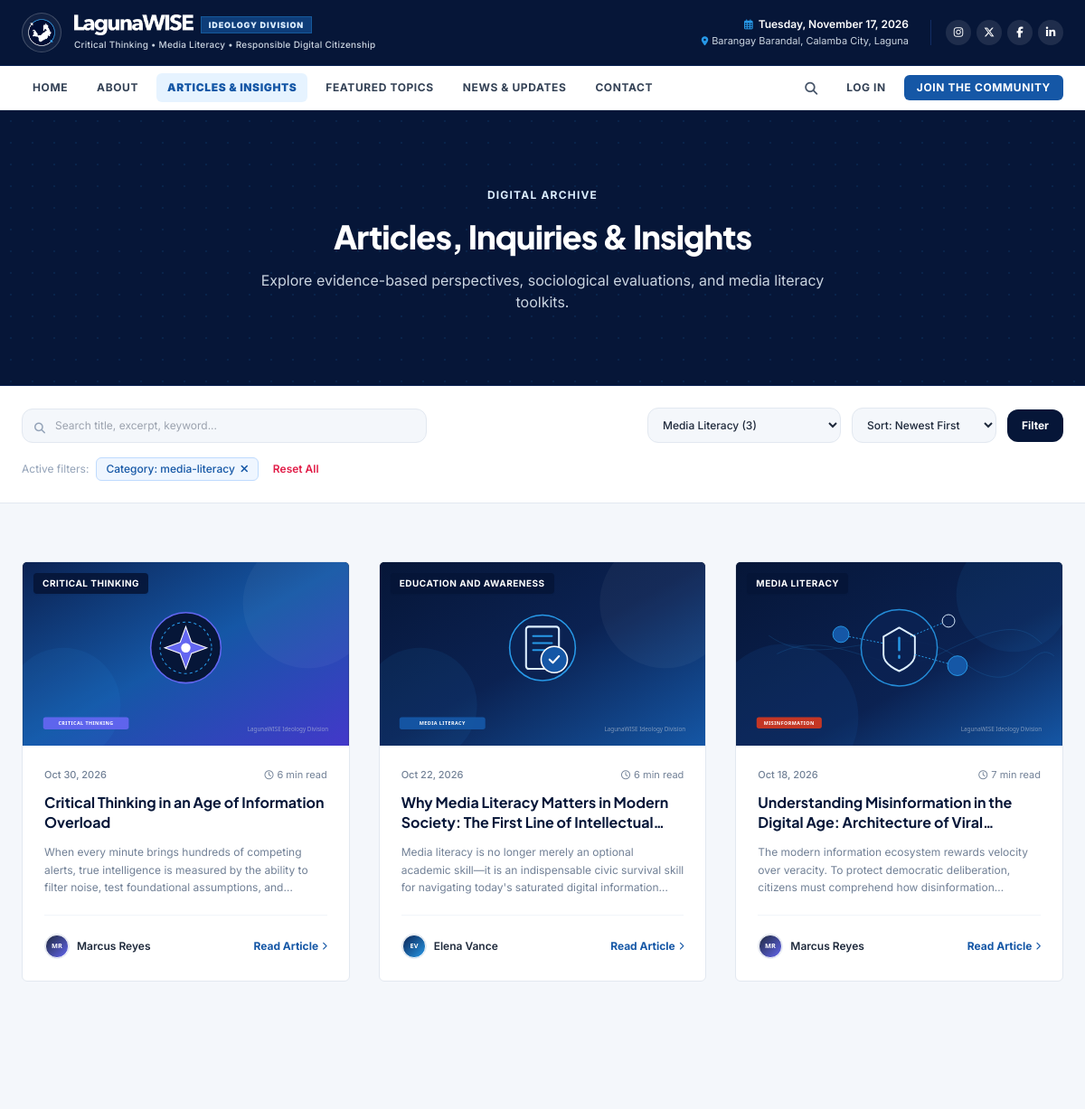
The page /pages/articles.php?category=media-literacy (upper part) on the database as committed earlier.
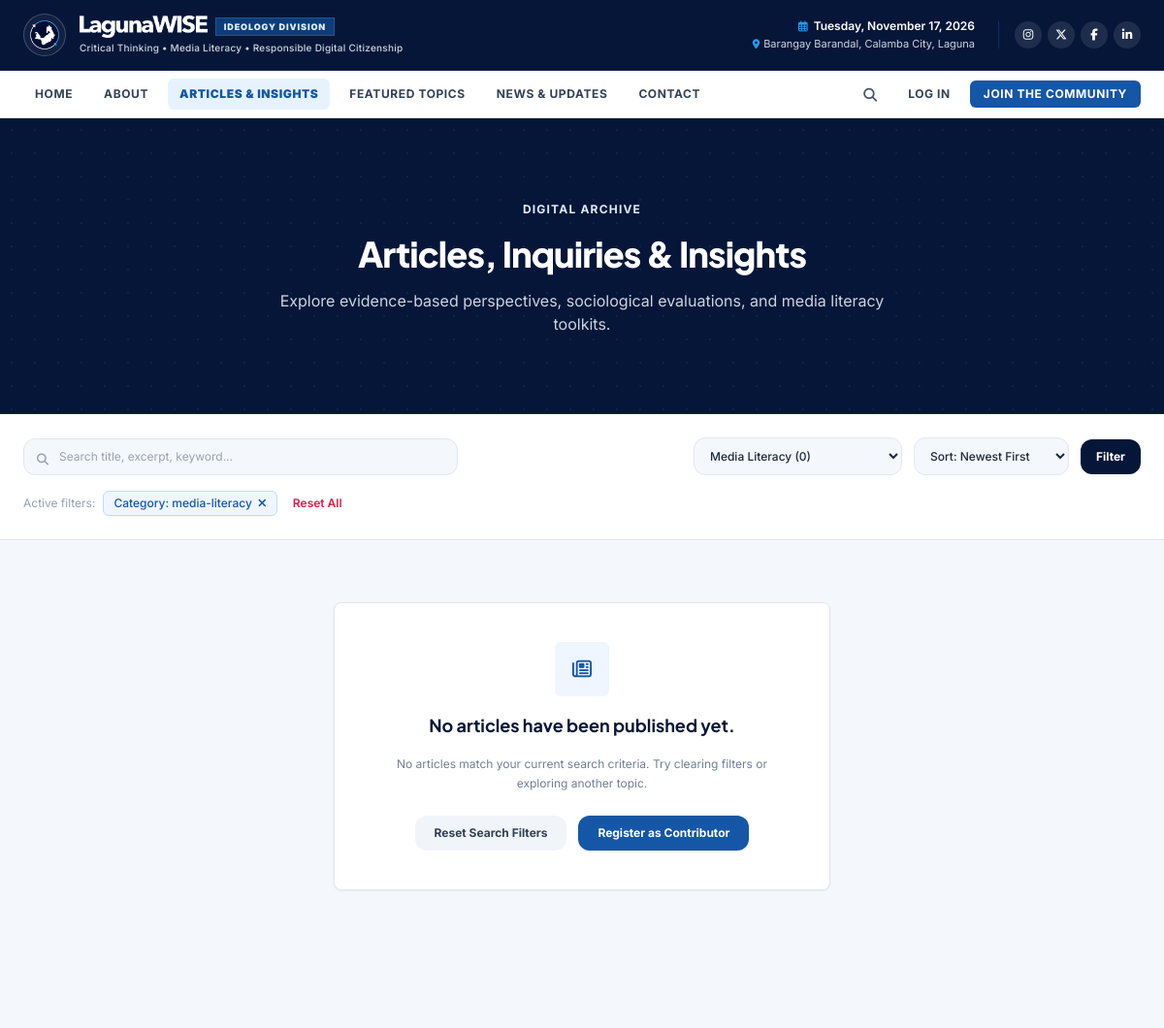
The same page on the database as committed later.
### tables this page shows
CREATE TABLE `articles` (
    `id` INT UNSIGNED AUTO_INCREMENT PRIMARY KEY,
    `author_id` INT UNSIGNED NOT NULL,
    `title` VARCHAR(255) NOT NULL,
    `slug` VARCHAR(255) NOT NULL UNIQUE,
    `subtitle` VARCHAR(255) NULL,
    `excerpt` TEXT NOT NULL,
    `content` MEDIUMTEXT NOT NULL,
    `references_sources` TEXT NULL,
    `tags` VARCHAR(255) NULL,
    `cover_image` VARCHAR(255) NULL,
    `reading_time` INT UNSIGNED NOT NULL DEFAULT 5,
    `status` ENUM('draft', 'pending_review', 'revision_requested', 'approved', 'published', 'archived') NOT NULL DEFAULT 'draft',
    `views_count` INT UNSIGNED NOT NULL DEFAULT 0,
    `is_featured` TINYINT(1) NOT NULL DEFAULT 0,
    `published_at` DATETIME NULL,
    `created_at` TIMESTAMP DEFAULT CURRENT_TIMESTAMP,
    `updated_at` TIMESTAMP DEFAULT CURRENT_TIMESTAMP ON UPDATE CURRENT_TIMESTAMP,
    INDEX `idx_articles_author` (`author_id`),
    INDEX `idx_articles_status` (`status`),
    INDEX `idx_articles_published` (`published_at`),
    INDEX `idx_articles_slug` (`slug`),
    INDEX `idx_articles_featured` (`is_featured`),
    CONSTRAINT `fk_articles_author` FOREIGN KEY (`author_id`) REFERENCES `users` (`id`) ON DELETE RESTRICT
);

CREATE TABLE `users` (
    `id` INT UNSIGNED AUTO_INCREMENT PRIMARY KEY,
    `name` VARCHAR(100) NOT NULL,
    `username` VARCHAR(50) NOT NULL UNIQUE,
    `email` VARCHAR(150) NOT NULL UNIQUE,
    `password_hash` VARCHAR(255) NOT NULL,
    `bio` TEXT NULL,
    `avatar` VARCHAR(255) NULL DEFAULT 'assets/images/default-avatar.svg',
    `status` ENUM('active', 'inactive', 'suspended') NOT NULL DEFAULT 'active',
    `must_change_password` TINYINT(1) NOT NULL DEFAULT 0,
    `last_login_at` DATETIME NULL,
    `created_at` TIMESTAMP DEFAULT CURRENT_TIMESTAMP,
    `updated_at` TIMESTAMP DEFAULT CURRENT_TIMESTAMP ON UPDATE CURRENT_TIMESTAMP,
    INDEX `idx_users_email` (`email`),
    INDEX `idx_users_username` (`username`),
    INDEX `idx_users_status` (`status`)
);

### includes/functions.php (called while the page is built, shortened)
<?php
function e(?string $string): string {
    return htmlspecialchars((string)($string ?? ''), ENT_QUOTES, 'UTF-8');
}
function url(string $path = ''): string {
    $base = APP_BASE_URL;
    $path = '/' . ltrim($path, '/');
    return ($base === '' ? '' : $base) . $path;
}
function asset(string $path): string {
    return url(ltrim($path, '/'));
}
function format_date(?string $datetime, string $format = 'M j, Y'): string {
    try {
        $dt = new DateTime($datetime);
        return $dt->format($format);
    } catch (Exception $e) {
        return $datetime;
    }
}

### pages/articles.php (the view, shortened to what the changed rows need)
<?php
$db = Database::getConnection();
$search = trim($_GET['q'] ?? '');
$categorySlug = trim($_GET['category'] ?? '');
$sort = $_GET['sort'] ?? 'newest';
$page = max(1, (int)($_GET['p'] ?? 1));
$perPage = 6;
$offset = ($page - 1) * $perPage;
$where = ["a.status = 'published'"];
$params = [];
if (!empty($categorySlug)) {
    $where[] = "EXISTS (SELECT 1 FROM article_categories ac JOIN categories c ON ac.category_id = c.id WHERE ac.article_id = a.id AND c.slug = ?)";
    $params[] = $categorySlug;
}
$whereSql = implode(' AND ', $where);
$orderBy = match($sort) {
    'oldest' => 'a.published_at ASC',
    'popular' => 'a.views_count DESC',
    'reading_time' => 'a.reading_time ASC',
    default => 'a.published_at DESC'
};
$query = "
    SELECT a.*, u.name AS author_name, u.avatar AS author_avatar,
           (SELECT c.name FROM categories c JOIN article_categories ac ON c.id = ac.category_id WHERE ac.article_id = a.id LIMIT 1) AS category_name,
           (SELECT c.slug FROM categories c JOIN article_categories ac ON c.id = ac.category_id WHERE ac.article_id = a.id LIMIT 1) AS category_slug
    FROM articles a
    JOIN users u ON a.author_id = u.id
    WHERE {$whereSql}
    ORDER BY {$orderBy}
    LIMIT {$perPage} OFFSET {$offset}
";
$stmt = $db->prepare($query);
$stmt->execute($params);
$articles = $stmt->fetchAll();
$categories = $db->query("
    SELECT c.*, COUNT(ac.article_id) AS total_count
    FROM categories c
    LEFT JOIN article_categories ac ON c.id = ac.category_id
    LEFT JOIN articles a ON ac.article_id = a.id AND a.status = 'published'
    GROUP BY c.id
    ORDER BY c.display_order ASC
")->fetchAll();
require_once dirname(__DIR__) . '/includes/header.php';
?>
<section class="bg-navy-900 text-white py-14 sm:py-20 border-b border-navy-800 relative overflow-hidden">
    <div class="max-w-7xl mx-auto px-4 sm:px-6 relative z-10 text-center space-y-4">
        <h1 class="text-3xl sm:text-4xl font-extrabold tracking-tight text-white">
            Articles, Inquiries &amp; Insights
        </h1>
    </div>
</section>
<section class="bg-white border-b border-slate-200 py-6 sticky top-20 z-30 shadow-xs">
    <div class="max-w-7xl mx-auto px-4 sm:px-6">
        <form action="<?= url('pages/articles.php') ?>" method="GET" class="flex flex-col lg:flex-row gap-4 items-stretch lg:items-center justify-between">
            <div class="flex flex-wrap items-center gap-3">
                <select name="category"
                        onchange="this.form.submit()"
                        class="text-xs py-2.5 px-3 bg-surface border border-slate-200 rounded-xl text-slate-800 font-medium focus:outline-none focus:border-lwblue cursor-pointer">
                    <?php foreach ($categories as $cat): ?>
                        <option value="<?= e($cat['slug']) ?>" <?= $categorySlug === $cat['slug'] ? 'selected' : '' ?>>
                            <?= e($cat['name']) ?> (<?= (int)$cat['total_count'] ?>)
                        </option>
                    <?php endforeach; ?>
                </select>
                <select name="sort"
                        onchange="this.form.submit()"
                        class="text-xs py-2.5 px-3 bg-surface border border-slate-200 rounded-xl text-slate-800 font-medium focus:outline-none focus:border-lwblue cursor-pointer">
                    <option value="newest" <?= $sort === 'newest' ? 'selected' : '' ?>>Sort: Newest First</option>
                </select>
                <button type="submit" class="px-4 py-2.5 bg-navy-900 hover:bg-navy-800 text-white rounded-xl text-xs font-bold transition">
                    Filter
                </button>
            </div>
        </form>
    </div>
</section>
<section class="py-12 sm:py-16 bg-surface">
    <div class="max-w-7xl mx-auto px-4 sm:px-6">
        <?php if (empty($articles)): ?>
            <div class="bg-white rounded-lg p-10 text-center max-w-lg mx-auto border border-slate-200 shadow-sm space-y-4">
                <div class="w-14 h-14 rounded-md bg-blue-50 text-lwblue flex items-center justify-center text-xl mx-auto">
                    <i class="fa-regular fa-newspaper"></i>
                </div>
                <h3 class="text-lg font-bold text-navy-900">No articles have been published yet.</h3>
                <p class="text-xs text-editorial-muted leading-relaxed">
                    <?= (!empty($search) || !empty($categorySlug)) ? 'No articles match your current search criteria. Try clearing filters or exploring another topic.' : 'Our editorial board and contributing authors are preparing monographs and commentaries. Check back soon or register as a contributor to submit your research.' ?>
                </p>
                <div class="pt-2 flex flex-wrap items-center justify-center gap-3">
                    <?php if (!empty($search) || !empty($categorySlug)): ?>
                        <a href="<?= url('pages/articles.php') ?>" class="inline-block px-5 py-2.5 bg-slate-100 hover:bg-slate-200 text-slate-700 text-xs font-bold rounded-xl transition">
                            Reset Search Filters
                        </a>
                    <?php endif; ?>
                    <a href="<?= url('auth/register.php') ?>" class="inline-block px-5 py-2.5 bg-lwblue text-white text-xs font-bold rounded-xl hover:bg-lwblue-hover transition shadow">
                        Register as Contributor
                    </a>
                </div>
            </div>
        <?php else: ?>
            <div class="grid grid-cols-1 md:grid-cols-2 lg:grid-cols-3 gap-8">
                <?php foreach ($articles as $article): ?>
                    <article class="bg-white rounded-md border border-slate-200 overflow-hidden shadow-xs hover:shadow-md hover:-translate-y-0.5 transition duration-200 flex flex-col group">
                        <div class="relative aspect-video overflow-hidden bg-slate-900">
                            <img src="<?= asset($article['cover_image'] ?? 'assets/images/article-medialiteracy.svg') ?>"
                                 alt="<?= e($article['title']) ?>"
                                 class="w-full h-full object-cover group-hover:scale-105 transition-transform duration-500">
                            <?php if (!empty($article['category_name'])): ?>
                                <span class="absolute top-3 left-3 bg-navy-900/90 backdrop-blur-sm text-white text-[10px] font-bold uppercase tracking-wider px-2.5 py-1 rounded shadow-sm">
                                    <?= e($article['category_name']) ?>
                                </span>
                            <?php endif; ?>
                        </div>
                        <div class="p-6 flex-1 flex flex-col justify-between">
                            <div class="space-y-3">
                                <div class="flex items-center justify-between text-[11px] text-editorial-muted">
                                    <span class="font-medium"><?= e(format_date($article['published_at'])) ?></span>
                                    <span class="flex items-center gap-1">
                                        <i class="fa-regular fa-clock text-[10px]"></i>
                                        <span><?= (int)$article['reading_time'] ?> min read</span>
                                    </span>
                                </div>
                                <h2 class="text-base font-bold text-navy-900 group-hover:text-lwblue transition leading-snug line-clamp-2">
                                    <a href="<?= url('pages/article.php?slug=' . urlencode($article['slug'])) ?>">
                                        <?= e($article['title']) ?>
                                    </a>
                                </h2>
                                <p class="text-xs text-editorial-muted line-clamp-3 leading-relaxed">
                                    <?= e($article['excerpt']) ?>
                                </p>
                            </div>
                            <div class="pt-5 mt-5 border-t border-slate-100 flex items-center justify-between">
                                <div class="flex items-center gap-2">
                                    <img src="<?= asset($article['author_avatar'] ?? 'assets/images/default-avatar.svg') ?>"
                                         alt="<?= e($article['author_name']) ?>"
                                         class="w-7 h-7 rounded-full object-cover border border-slate-200">
                                    <span class="text-xs font-semibold text-slate-800"><?= e($article['author_name']) ?></span>
                                </div>
                                <a href="<?= url('pages/article.php?slug=' . urlencode($article['slug'])) ?>"
                                   class="text-xs font-bold text-lwblue group-hover:text-navy-900 flex items-center gap-1">
                                    <span>Read Article</span>
                                    <i class="fa-solid fa-chevron-right text-[9px]"></i>
                                </a>
                            </div>
                        </div>
                    </article>
                <?php endforeach; ?>
            </div>
        <?php endif; ?>
    </div>
</section>
<?php require_once dirname(__DIR__) . '/includes/footer.php'; ?>

Rows that differ between the two databases and show on the page:
removed articles: cover_image (picture), category_name "CRITICAL THINKING", published_at "Oct 30, 2026", reading_time "6", title "Critical Thinking in an Age of Information Overload", excerpt "When every minute brings hundreds of competing alerts, true intelligence is measured by the ability to filter noise, test foundational assumptions,…", author.avatar (picture), author.name "Marcus Reyes"
removed articles: cover_image (picture), category_name "EDUCATION AND AWARENESS", published_at "Oct 22, 2026", reading_time "6", title "Why Media Literacy Matters in Modern Society: The First Line of…", excerpt "Media literacy is no longer merely an optional academic skill—it is an indispensable civic survival skill for navigating today's saturated digital…", author.avatar (picture), author.name "Elena Vance"
removed articles: cover_image (picture), category_name "MEDIA LITERACY", published_at "Oct 18, 2026", reading_time "7", title "Understanding Misinformation in the Digital Age: Architecture of…", excerpt "The modern information ecosystem rewards velocity over veracity. To protect democratic deliberation, citizens must comprehend how…", author.avatar (picture), author.name "Marcus Reyes"
Other text that changed with them:
form field category: "Media Literacy (3)" → "Media Literacy (0)"
text now shown: "No articles have been published yet. No articles match your current search criteria. Try clearing filters or exploring another topic. Reset Search Filters Register as Contributor"
